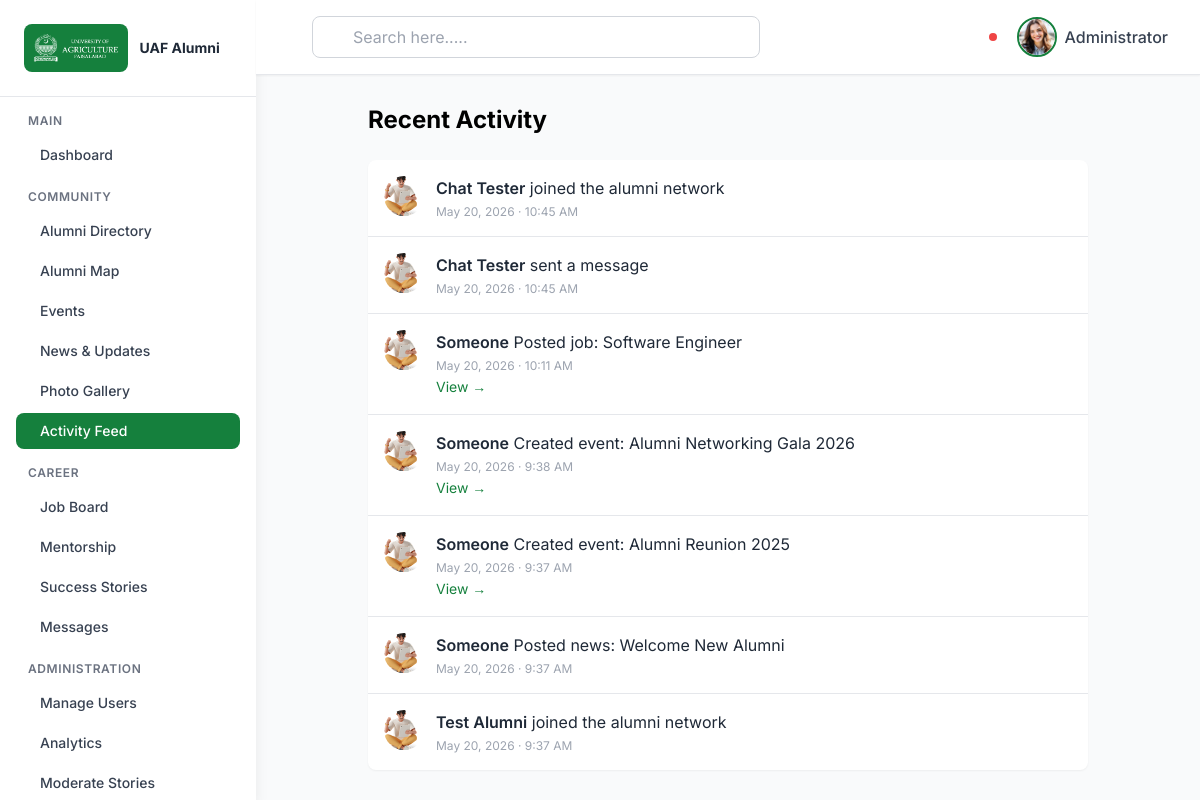
The app's page /admin/index.php?action=activity (signed in) with its own data.
### tables this page shows
CREATE TABLE `activities` (
  `activity_id` int(11) NOT NULL,
  `user_id` int(11) NOT NULL,
  `activity_type` varchar(50) NOT NULL,
  `description` text NOT NULL,
  `link` varchar(500) DEFAULT NULL,
  `created_at` datetime NOT NULL DEFAULT current_timestamp()
);

CREATE TABLE `alumni` (
  `alumni_id` int(11) NOT NULL,
  `user_id` int(11) NOT NULL,
  `name` varchar(255) NOT NULL,
  `phone` varchar(20) DEFAULT NULL,
  `graduation_year` int(4) DEFAULT NULL,
  `department` varchar(100) DEFAULT NULL,
  `degree` varchar(100) DEFAULT NULL,
  `current_job` varchar(255) DEFAULT NULL,
  `company` varchar(255) DEFAULT NULL,
  `address` text DEFAULT NULL,
  `profile_picture` varchar(255) DEFAULT NULL,
  `bio` text DEFAULT NULL,
  `achievements` text DEFAULT NULL,
  `skills` text DEFAULT NULL,
  `updated_at` datetime DEFAULT NULL ON UPDATE current_timestamp(),
  `latitude` decimal(10,7) DEFAULT NULL,
  `longitude` decimal(10,7) DEFAULT NULL,
  `geocoded_address` varchar(500) DEFAULT NULL
);

### admin/controllers/ActivityController.php (called while the page is built, shortened)
<?php
require_once __DIR__ . '/../includes/helpers.php';
require_once __DIR__ . '/../models/Activity.php';
class ActivityController {
    public function feed() {
        $model = new Activity();
        $activities = $model->getRecent(50);
        require __DIR__ . '/../views/activity/feed.php';
    }
}

### admin/models/Activity.php (called while the page is built, shortened)
<?php
require_once __DIR__ . '/../config/database.php';
class Activity {
    private $conn;
    public function __construct() {
        $db = new Database();
        $this->conn = $db->getConnection();
    }
    public function getRecent($limit = 20) {
        $stmt = $this->conn->prepare("SELECT a.*, al.name, al.profile_picture FROM activities a
                                      LEFT JOIN alumni al ON a.user_id = al.user_id
                                      ORDER BY a.created_at DESC LIMIT ?");
        $stmt->bindValue(1, (int)$limit, PDO::PARAM_INT);
        $stmt->execute();
        return $stmt->fetchAll();
    }
}

### admin/config/database.php (called while the page is built, shortened)
<?php
class Database {
    private $host = 'localhost';
    private $db_name = 'alumni_portal';
    private $username = 'root';
    private $password = '';
    public function getConnection() {
        $this->conn = null;
        try {
            $this->conn = new PDO(
                "mysql:host=" . $this->host . ";dbname=" . $this->db_name . ";charset=utf8mb4",
                $this->username,
                $this->password,
                [
                    PDO::ATTR_ERRMODE => PDO::ERRMODE_EXCEPTION,
                    PDO::ATTR_DEFAULT_FETCH_MODE => PDO::FETCH_ASSOC,
                    PDO::ATTR_EMULATE_PREPARES => false
                ]
            );
        } catch(PDOException $exception) {
            error_log("Connection error: " . $exception->getMessage());
        }
        return $this->conn;
    }
}

### admin/includes/helpers.php (called while the page is built, shortened)
<?php
function e($str) {
    return htmlspecialchars($str ?? '', ENT_QUOTES, 'UTF-8');
}

### admin/views/activity/feed.php (the view, shortened to what this page needs)
<!DOCTYPE html>
<html lang="en">
<?php include __DIR__ . '/../shared/head.php'; ?>
<body class="bg-gray-50">
<?php include __DIR__ . '/../shared/sidebar.php'; ?>
<?php include __DIR__ . '/../shared/header.php'; ?>
<main class="lg:ml-64 pt-20 min-h-screen">
    <div class="p-6 max-w-3xl mx-auto">
        <h1 class="text-2xl font-bold mb-6">Recent Activity</h1>
        <div class="bg-white rounded-lg shadow-sm divide-y">
            <?php foreach ($activities as $a):
                $icon = [
                    'event_created' => 'ri-calendar-event-line',
                    'event_rsvp' => 'ri-check-line',
                    'announcement_created' => 'ri-article-line',
                    'job_posted' => 'ri-briefcase-line',
                    'job_applied' => 'ri-file-list-line',
                    'mentor_registered' => 'ri-graduation-cap-line',
                    'story_submitted' => 'ri-book-open-line',
                ][$a['activity_type']] ?? 'ri-pulse-line';
            ?>
                <div class="flex items-start space-x-3 p-4">
                    <?php $pic = !empty($a['profile_picture']) ? $a['profile_picture'] : 'assets/images/avatar-with-laptop.png'; ?>
                    <img src="<?= e($pic) ?>" class="w-10 h-10 rounded-full object-cover">
                    <div class="flex-1">
                        <p class="text-gray-800"><span class="font-semibold"><?= e($a['name'] ?? 'Someone') ?></span> <?= e($a['description']) ?></p>
                        <p class="text-xs text-gray-400 mt-1"><i class="<?= e($icon) ?>"></i> <?= date('M d, Y · g:i A', strtotime($a['created_at'])) ?></p>
                        <?php if ($a['link']): ?>
                            <a href="<?= e($a['link']) ?>" class="text-green-700 text-sm hover:underline">View →</a>
                        <?php endif; ?>
                    </div>
                </div>
            <?php endforeach; ?>
        </div>
    </div>
</main>
</body>
</html>

### admin/views/shared/head.php (style rules this page uses)
:root { --primary-green: #1a5f3f; --primary-green-dark: #0f4a2f; --primary-green-light: #2d7a5a; }
body { font-family: 'Inter', sans-serif; }

### records on screen
activities: alumni.name "Chat Tester", description "joined the alumni network", created_at "May 20, 2026 · 10:45 AM"
activities: alumni.name "Chat Tester", description "sent a message", created_at "May 20, 2026 · 10:45 AM"
activities: name "Someone", description "Posted job: Software Engineer", created_at "May 20, 2026 · 10:11 AM"
activities: name "Someone", description "Created event: Alumni Networking Gala 2026", created_at "May 20, 2026 · 9:38 AM"
activities: name "Someone", description "Created event: Alumni Reunion 2025", created_at "May 20, 2026 · 9:37 AM"
activities: name "Someone", description "Posted news: Welcome New Alumni", created_at "May 20, 2026 · 9:37 AM"
activities: alumni.name "Test Alumni", description "joined the alumni network", created_at "May 20, 2026 · 9:37 AM"

### other values on screen
$_SESSION['name'] "Administrator"
